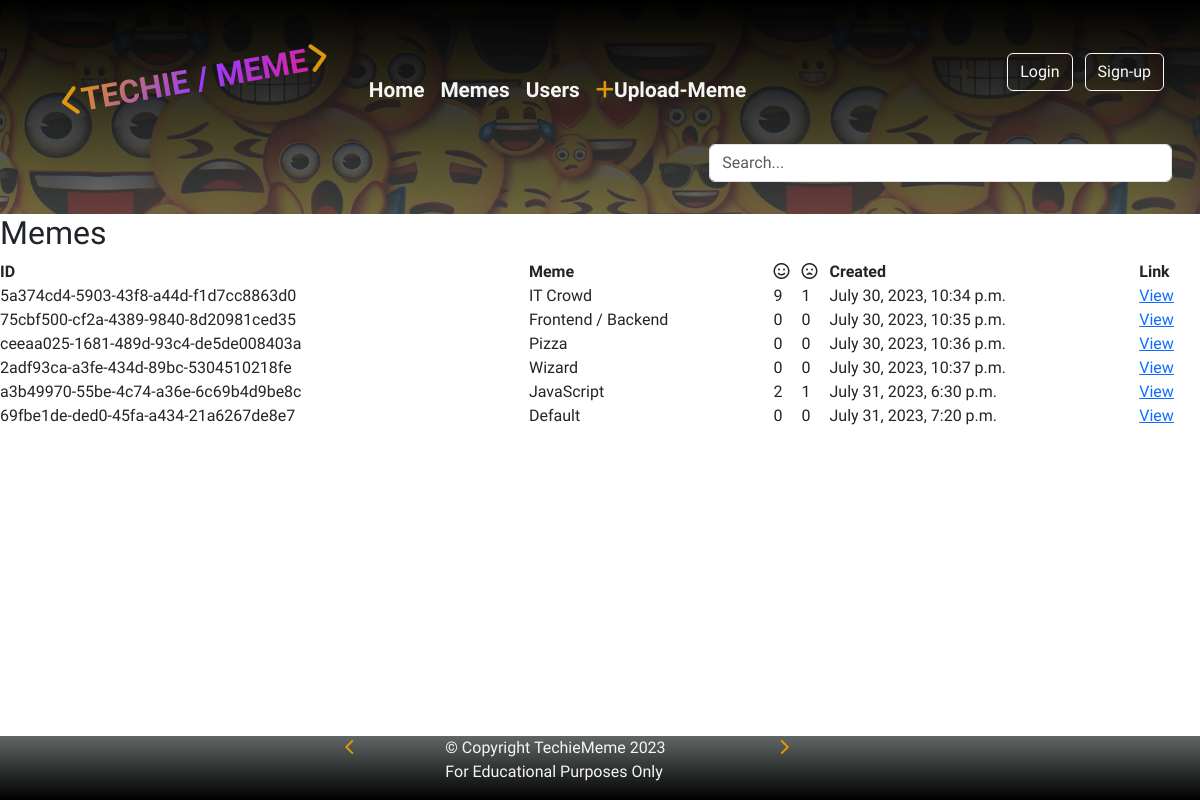
Screenshot of /memes/ with the database file from the repository.
### memes/models.py (models this page shows, shortened)
class Meme(models.Model):
    title = models.CharField(max_length=100)
    description = models.TextField(null=True, blank=True)
    meme_img = models.ImageField(upload_to='memes/',
                                 default='memes/default.webp')
    tags = models.ManyToManyField('Tag', blank=True)
    smiley_face = models.IntegerField(default=0, null=True, blank=True)
    sad_face = models.IntegerField(default=0, null=True, blank=True)
    created = models.DateTimeField(auto_now_add=True)
    id = models.UUIDField(
        default=uuid.uuid4, unique=True, primary_key=True, editable=False)

### memes/views.py (the view)
# urls.py: path('memes/', views.memes, name='memes'),
def memes(request):
    memes = Meme.objects.all()
    context = {"memes": memes}
    return render(request, "memes/memes.html", context)

### memes/templates/memes/memes.html
{% extends 'main.html' %}
{% block content  %}
<h2>Memes</h2>
<table>
  <tr>
    <th>ID</th>
    <th>Meme</th>
    <th><i class="fa-regular fa-face-smile"></i></th>
    <th><i class="fa-regular fa-face-frown-open"></i></th>
	<th>Created</th>
	<th>Link</th>
  </tr>
  {% for meme in memes  %}
  	<tr>
		<td>{{meme.id}}</td>
		<td>{{meme.title}}</td>
		<td>{{meme.smiley_face}}</td>
		<td>{{meme.sad_face}}</td>
		<td>{{meme.created}}</td>
		<td><a href="{% url 'meme' meme.id %}">View</a></td>
	</tr>
  {% endfor %}
</table>
{% endblock content %}

### static/styles/main.css (style rules this page uses)
* { margin: 0; padding: 0; box-sizing: border-box; }
body { font-family: 'Lexend', sans-serif; min-height: 100vh; display: flex; flex-direction: column; overflow: hidden; }

### rows the page displays
Meme: id "5a374cd4-5903-43f8-a44d-f1d7cc8863d0", title "IT Crowd", smiley_face "9", sad_face "1", created "July 30, 2023, 10:34 p.m."
Meme: id "75cbf500-cf2a-4389-9840-8d20981ced35", title "Frontend / Backend", smiley_face "0", sad_face "0", created "July 30, 2023, 10:35 p.m."
Meme: id "ceeaa025-1681-489d-93c4-de5de008403a", title "Pizza", smiley_face "0", sad_face "0", created "July 30, 2023, 10:36 p.m."
Meme: id "2adf93ca-a3fe-434d-89bc-5304510218fe", title "Wizard", smiley_face "0", sad_face "0", created "July 30, 2023, 10:37 p.m."
Meme: id "a3b49970-55be-4c74-a36e-6c69b4d9be8c", title "JavaScript", smiley_face "2", sad_face "1", created "July 31, 2023, 6:30 p.m."
Meme: id "69fbe1de-ded0-45fa-a434-21a6267de8e7", title "Default", smiley_face "0", sad_face "0", created "July 31, 2023, 7:20 p.m."
